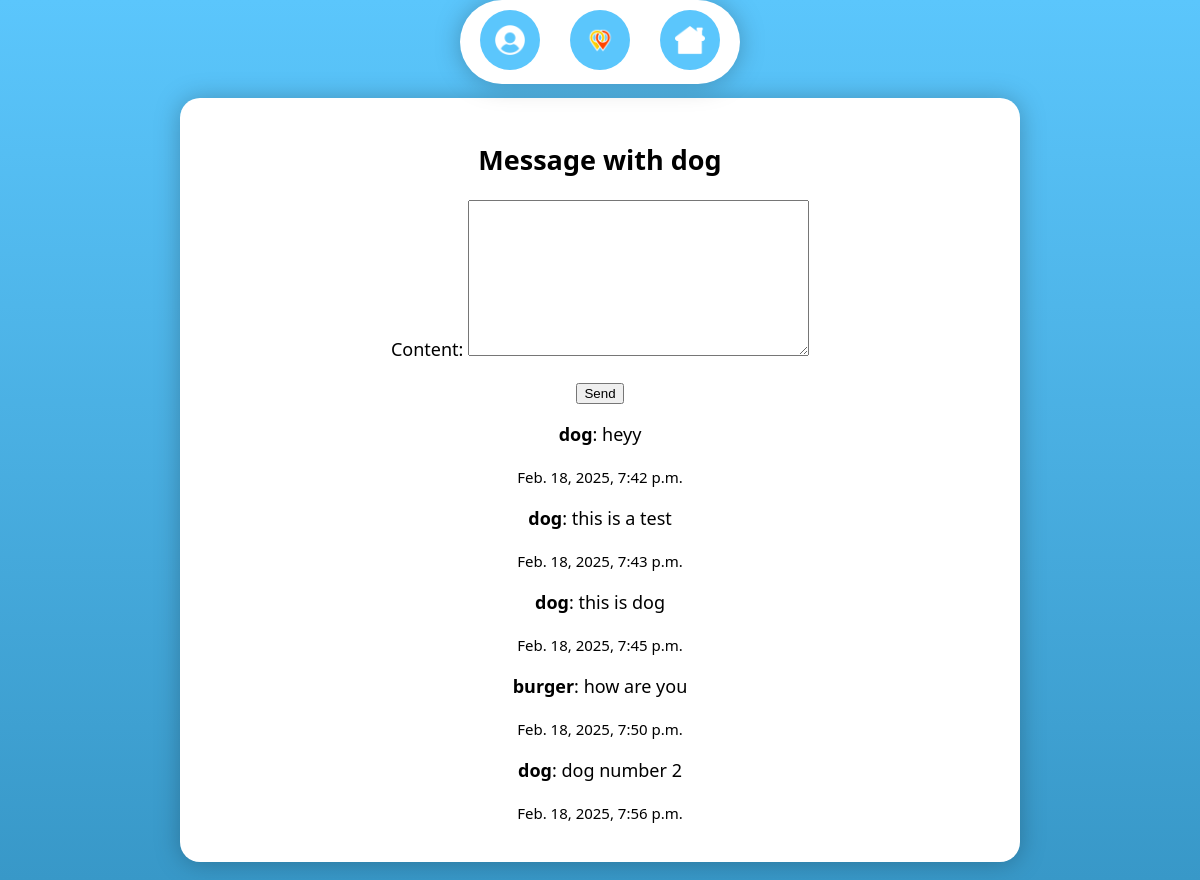
Page /message/3/ (signed in) on the committed database.
### meetups/models.py (models this page shows, shortened)
class User(AbstractUser):
    email = models.EmailField('Email', unique=True)
    USERNAME_FIELD = 'email'
    REQUIRED_FIELDS = []
    objects = UserManager()

class Message(models.Model):
    sender = models.ForeignKey(User, on_delete=models.CASCADE, related_name='sent_messages')
    receiver = models.ForeignKey(User, on_delete=models.CASCADE, related_name='received_messages')
    content = models.TextField()
    timestamp = models.DateTimeField(default=now)
    read = models.BooleanField(default=False)

### meetups/views.py (the view)
# urls.py: path('message/<int:receiver_id>/', views.message_page, name='message_page')
@login_required
def message_page(request, receiver_id):
    receiver = User.objects.get(id=receiver_id)
    messages = Message.objects.filter(
        (Q(sender=request.user) & Q(receiver=receiver)) |
        (Q(sender=receiver) & Q(receiver=request.user))
    ).order_by('timestamp')
    if request.method == 'POST':
        form = MessageForm(request.POST)
        if form.is_valid():
            content = form.cleaned_data['content']
            Message.objects.create(sender=request.user, receiver=receiver, content=content, timestamp=now())
            return redirect('message_page', receiver_id=receiver.id)
    else:
        form = MessageForm()
    return render(request, 'message_page.html', {'messages': messages, 'receiver': receiver, 'form': form})

### meetups/forms.py (shortened to what this page needs)
class MessageForm(forms.ModelForm):
    class Meta:
        model = Message
        fields = ['content']

### meetups/templates/message_page.html (shortened to what this page needs)
{% extends 'base.html' %}
{% block content %}
<h2>Message with {{ receiver.username }}</h2>
<div class="message-form">
    <form method="POST">
        {{ form.as_p }}
        <button type="submit">Send</button>
    </form>
</div>
<div id="messages">
    {% for message in messages %}
        <div class="message">
            <p><strong>{{ message.sender.username }}</strong>: {{ message.content }}</p>
            <p><small>{{ message.timestamp }}</small></p>
        </div>
    {% endfor %}
</div>
{% endblock %}

### meetups/templates/base.html (style rules this page uses)
body { min-height: 100vh; margin: 0; padding-top: 80px; background: linear-gradient(to bottom, #5BC6FC, #3898C8); font-family: 'Segoe UI', Tahoma, Geneva, Verdana, sans-serif; font-size: large; display: flex; flex-direction: column; justify-content: space-between; align-items: center; }

### rows in the picture
User: username "dog"
Message: sender.username "dog", content "heyy", timestamp "Feb. 18, 2025, 7:42 p.m."
Message: sender.username "dog", content "this is a test", timestamp "Feb. 18, 2025, 7:43 p.m."
Message: sender.username "dog", content "this is dog", timestamp "Feb. 18, 2025, 7:45 p.m."
Message: sender.username "burger", content "how are you", timestamp "Feb. 18, 2025, 7:50 p.m."
Message: sender.username "dog", content "dog number 2", timestamp "Feb. 18, 2025, 7:56 p.m."
